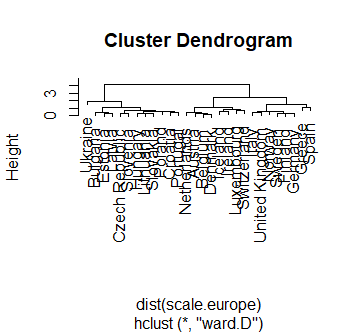

Recreate this plot in R.
europe <- read.csv("europe.csv", header = T, sep = ",", dec = ".")

head(europe)

sum(is.na(europe))

europe.2 <- europe[, 2:8]

min <- apply(europe.2, 2, min)
max <- apply(europe.2, 2, max)
scale.europe <- scale(europe.2, center = min, scale = max - min)

options(digits = 3)

clust.europe <- hclust(dist(scale.europe), "ward.D")
clust.europe

plot(clust.europe, labels = europe$Country)
plot(clust.europe, hang = -1, labels = europe$Country)
rect.hclust(clust.europe, k = 7, border = "red")

#Разделение странн на группы
groups <- cutree(clust.europe, k = 7)
groups

#Процент в каждом кластере
colMeans(scale.europe[groups==1,1:7])*100
colMeans(scale.europe[groups==2,1:7])*100
colMeans(scale.europe[groups==3,1:7])*100
colMeans(scale.europe[groups==4,1:7])*100
colMeans(scale.europe[groups==5,1:7])*100
colMeans(scale.europe[groups==6,1:7])*100
colMeans(scale.europe[groups==7,1:7])*100
